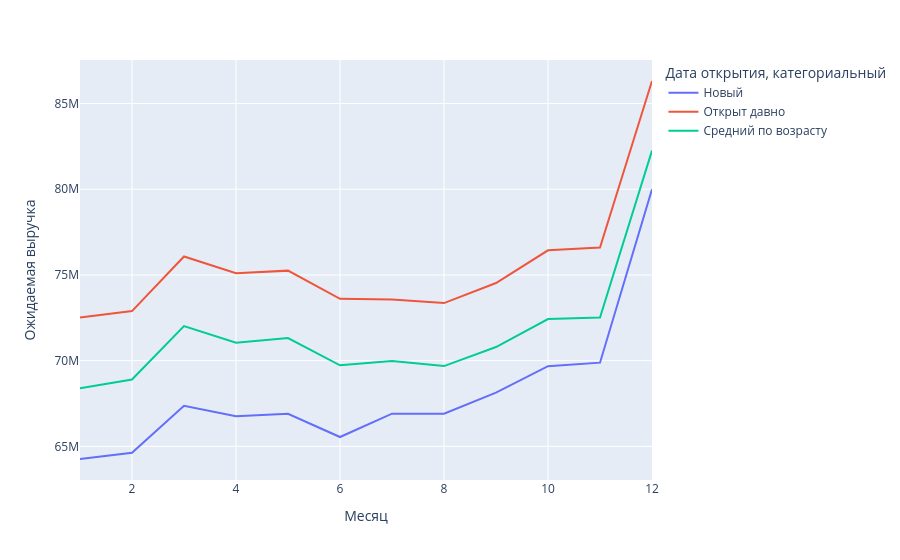

This figure's notebook cell:
### Code cell
month_age_revenue = df_test_non_encoded.groupby(['Дата открытия, категориальный', 'Месяц'])['Ожидаемая выручка'].mean().reset_index()

fig = px.line(month_age_revenue, x='Месяц', y='Ожидаемая выручка', color='Дата открытия, категориальный')
fig.show()

### Figure 1 — Plotly figure (JSON) as saved in the notebook; plotly's stock layout.template omitted (floating-point values rounded to 4 significant figures)
{"data": [{"hovertemplate": "Дата открытия, категориальный=Новый<br>Месяц=%{x}<br>Ожидаемая выручка=%{y}<extra></extra>", "legendgroup": "Новый", "line": {"color": "#636efa", "dash": "solid"}, "marker": {"symbol": "circle"}, "mode": "lines", "name": "Новый", "orientation": "v", "showlegend": true, "type": "scatter", "x": [1, 2, 3, 4, 5, 6, 7, 8, 9, 10, 11, 12], "xaxis": "x", "y": [64260000.0, 64620000.0, 67360000.0, 66750000.0, 66900000.0, 65540000.0, 66910000.0, 66900000.0, 68140000.0, 69680000.0, 69880000.0, 80000000.0], "yaxis": "y"}, {"hovertemplate": "Дата открытия, категориальный=Открыт давно<br>Месяц=%{x}<br>Ожидаемая выручка=%{y}<extra></extra>", "legendgroup": "Открыт давно", "line": {"color": "#EF553B", "dash": "solid"}, "marker": {"symbol": "circle"}, "mode": "lines", "name": "Открыт давно", "orientation": "v", "showlegend": true, "type": "scatter", "x": [1, 2, 3, 4, 5, 6, 7, 8, 9, 10, 11, 12], "xaxis": "x", "y": [72510000.0, 72890000.0, 76080000.0, 75100000.0, 75250000.0, 73600000.0, 73560000.0, 73360000.0, 74530000.0, 76440000.0, 76600000.0, 86320000.0], "yaxis": "y"}, {"hovertemplate": "Дата открытия, категориальный=Средний по возрасту<br>Месяц=%{x}<br>Ожидаемая выручка=%{y}<extra></extra>", "legendgroup": "Средний по возрасту", "line": {"color": "#00cc96", "dash": "solid"}, "marker": {"symbol": "circle"}, "mode": "lines", "name": "Средний по возрасту", "orientation": "v", "showlegend": true, "type": "scatter", "x": [1, 2, 3, 4, 5, 6, 7, 8, 9, 10, 11, 12], "xaxis": "x", "y": [68390000.0, 68900000.0, 72020000.0, 71040000.0, 71320000.0, 69730000.0, 69980000.0, 69680000.0, 70800000.0, 72420000.0, 72510000.0, 82250000.0], "yaxis": "y"}], "layout": {"legend": {"title": {"text": "Дата открытия, категориальный"}, "tracegroupgap": 0}, "margin": {"t": 60}, "xaxis": {"anchor": "y", "domain": [0, 1], "title": {"text": "Месяц"}}, "yaxis": {"anchor": "x", "domain": [0, 1], "title": {"text": "Ожидаемая выручка"}}}}
